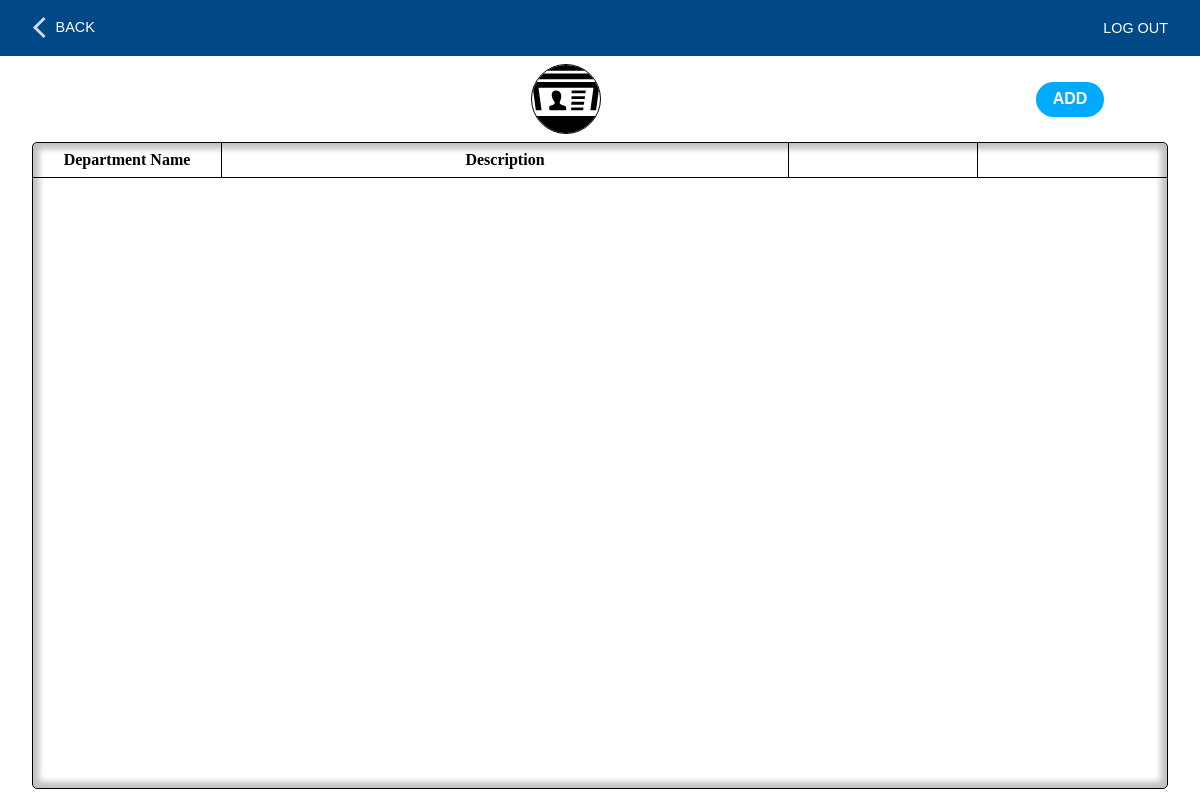
/strand.php (signed in), run on an earlier commit of the app's database.
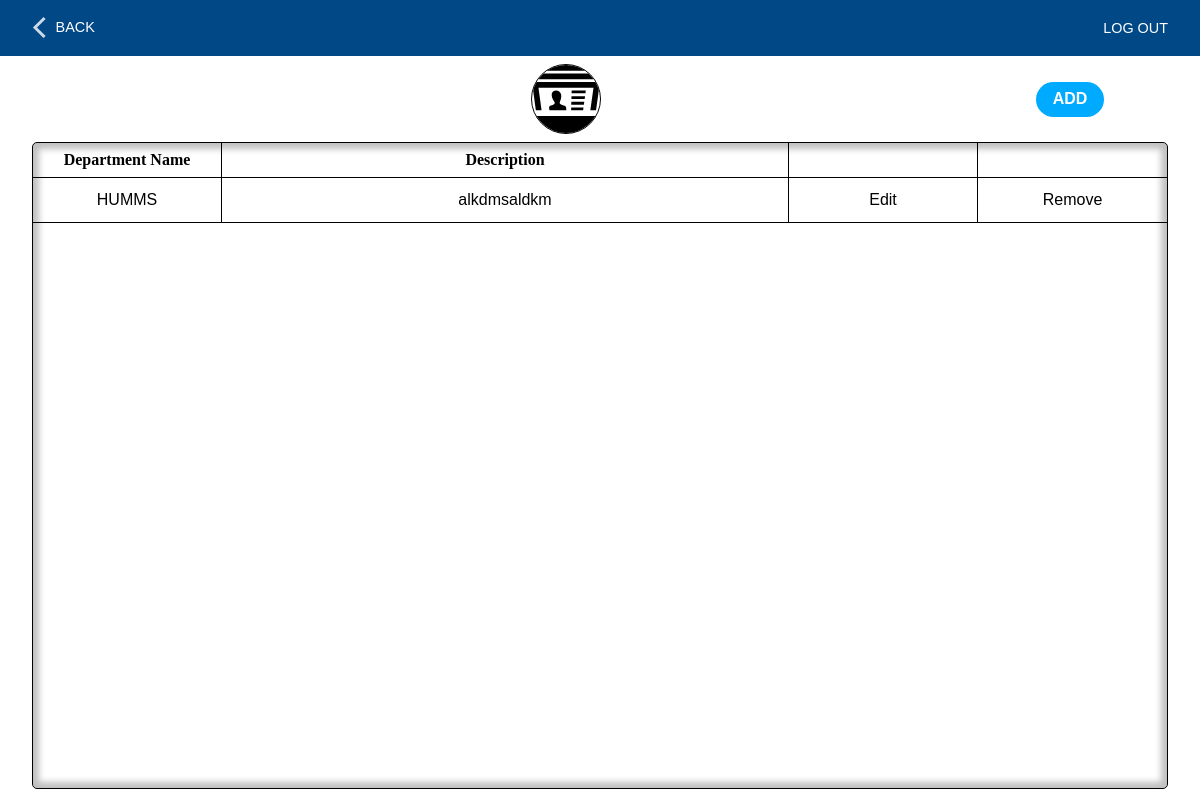
And on a later commit of the database.
### tables this page shows
CREATE TABLE `dept_type` (
  `type_id` int(11) NOT NULL,
  `type` enum('Faculty','Strand','Course') NOT NULL,
  `dept_id` int(11) NOT NULL
);

CREATE TABLE `departments` (
  `dept_id` int(11) NOT NULL,
  `dept_name` varchar(5) NOT NULL,
  `dept_desc` text NOT NULL
);

### includes/autoloader.inc.php (called while the page is built, shortened)
<?php
   function myAutoLoader($className){
      $path = "./classes/";
      $extension = '.class.php';
      $fullPath = $path . $className . $extension;
   }

### classes/dbh.class.php (called while the page is built, shortened)
<?php
class Dbh {
   private $host = "localhost";
   private $user = "root";
   private $pwd = "";
   private $dbName = "ClassSchedulingSystem";
   protected function connect(){
      try{
         $dsn = 'mysql:host='. $this->host .';dbname='. $this->dbName;
         $pdo = new PDO($dsn, $this->user, $this->pwd);
         $pdo->setAttribute(PDO::ATTR_DEFAULT_FETCH_MODE, PDO::FETCH_ASSOC);
         return $pdo;
      } catch(PDOException $e){
         trigger_error("Error: " . $e->getMessage());
      }
   }
}

### classes/departments.class.php (called while the page is built, shortened)
<?php
class Departments extends Dbh{
   protected function getDepartments($type){
      $sql = 'select * from departments INNER JOIN dept_type ON departments.dept_id = dept_type.dept_id where type = ?';
      $stmt = $this->connect()->prepare($sql);
      $stmt->execute([$type]);
      $result = $stmt->fetchAll();
      return $result;
   }
}

### classes/departmentsview.class.php (called while the page is built, shortened)
<?php
class DepartmentsView extends Departments{
   public function FetchDepts($type){
      $results = $this->getDepartments($type);
      return $results;
   }
}

### strand.php (the view, shortened to what this page needs)
<?php
   include_once './layouts/__header.php';
?>
       <main class='departments module'>
         <div class="module__Header">
            <img src="drawables/icons/faculty.svg">
            <a href='?add' class='module__Add button'>ADD</a>
         </div>
         <div class='module__Container'>
            <ul class='module__List module__Title'>
               <li class='module__Item'>Department Name</li>
               <li class='module__Item'>Description</li>
               <li class='module__Item'></li>
               <li class='module__Item'></li>
            </ul>
            <?php
               $url = $_SERVER['REQUEST_URI'];
               $path = parse_url($url, PHP_URL_PATH);
               $department = "";
               $departments = ['faculty','strand','course'];
               foreach($departments as $item){
                  if(strpos($path,$item)){
                     $department = $item;
                  }
               }
               $deptView = new DepartmentsView();
               $depts = $deptView->FetchDepts($department);
               foreach($depts as $dept){
                  echo "<ul class='module__List'>
                     <li class='module__Item'>". $dept['dept_name'] ."</li>
                     <li class='module__Item'>". $dept['dept_desc'] ."</li>
                     <li class='module__Item'><a href=?id=". $dept['dept_id'] .">Edit</a></li>
                     <li class='module__Item'>
                        <form onsubmit='return submitForm(this)' action='./includes/departments.inc.php' method='POST'>
                           <input name='department' type='hidden' value='". $department ."'>
                           <input name='id' type='hidden' value='". $dept['dept_id'] ."'>
                           <button name='delete' type='submit'>Remove</button>
                        </form>
                     </li>
                  </ul>";
               }
            ?>
         </div>
      </main>
<?php
   include_once './layouts/__footer.php';
?>

What changed in the data, as far as the page shows it:
added dept_type: dept.dept_name "HUMMS", dept.dept_desc "alkdmsaldkm"
